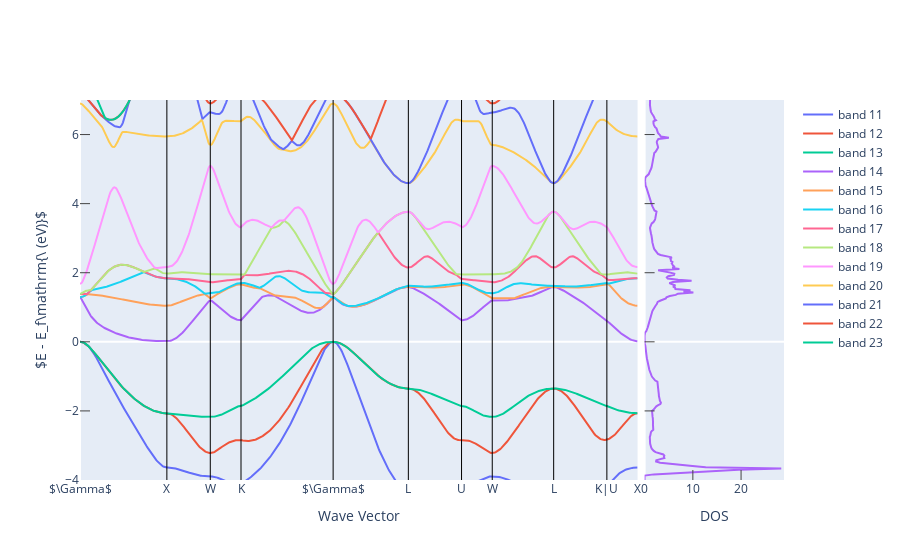

Notebook source saved alongside this figure:
### Code cell
fig_el_bs_and_dos = get_plot_bs_and_dos(el_bs, el_dos, plot_range=[-4,7])
fig_el_bs_and_dos.show()

### Figure 1 — Plotly figure (JSON) as saved in the notebook; plotly's stock layout.template omitted (floating-point values rounded to 4 significant figures; data arrays with more than 128 entries replaced by an {"elided": "..."} marker saying what was removed)
{"data": [{"mode": "lines", "name": "band 11", "type": "scatter", "x": {"elided": "647 float values"}, "xaxis": "x", "y": {"elided": "647 float values"}, "yaxis": "y"}, {"mode": "lines", "name": "band 12", "type": "scatter", "x": {"elided": "647 float values"}, "xaxis": "x", "y": {"elided": "647 float values"}, "yaxis": "y"}, {"mode": "lines", "name": "band 13", "type": "scatter", "x": {"elided": "647 float values"}, "xaxis": "x", "y": {"elided": "647 float values"}, "yaxis": "y"}, {"mode": "lines", "name": "band 14", "type": "scatter", "x": {"elided": "647 float values"}, "xaxis": "x", "y": {"elided": "647 float values"}, "yaxis": "y"}, {"mode": "lines", "name": "band 15", "type": "scatter", "x": {"elided": "647 float values"}, "xaxis": "x", "y": {"elided": "647 float values"}, "yaxis": "y"}, {"mode": "lines", "name": "band 16", "type": "scatter", "x": {"elided": "647 float values"}, "xaxis": "x", "y": {"elided": "647 float values"}, "yaxis": "y"}, {"mode": "lines", "name": "band 17", "type": "scatter", "x": {"elided": "647 float values"}, "xaxis": "x", "y": {"elided": "647 float values"}, "yaxis": "y"}, {"mode": "lines", "name": "band 18", "type": "scatter", "x": {"elided": "647 float values"}, "xaxis": "x", "y": {"elided": "647 float values"}, "yaxis": "y"}, {"mode": "lines", "name": "band 19", "type": "scatter", "x": {"elided": "647 float values"}, "xaxis": "x", "y": {"elided": "647 float values"}, "yaxis": "y"}, {"mode": "lines", "name": "band 20", "type": "scatter", "x": {"elided": "647 float values"}, "xaxis": "x", "y": {"elided": "647 float values"}, "yaxis": "y"}, {"mode": "lines", "name": "band 21", "type": "scatter", "x": {"elided": "647 float values"}, "xaxis": "x", "y": {"elided": "647 float values"}, "yaxis": "y"}, {"mode": "lines", "name": "band 22", "type": "scatter", "x": {"elided": "647 float values"}, "xaxis": "x", "y": {"elided": "647 float values"}, "yaxis": "y"}, {"mode": "lines", "name": "band 23", "type": "scatter", "x": {"elided": "647 float values"}, "xaxis": "x", "y": {"elided": "647 float values"}, "yaxis": "y"}, {"mode": "lines", "showlegend": false, "type": "scatter", "x": {"elided": "2001 float values"}, "xaxis": "x2", "y": {"elided": "2001 float values"}, "yaxis": "y2"}], "layout": {"shapes": [{"line": {"color": "black", "width": 1}, "type": "line", "x0": 0.9854, "x1": 0.9854, "xref": "x", "y0": 0, "y1": 1, "yref": "y domain"}, {"line": {"color": "black", "width": 1}, "type": "line", "x0": 1.478, "x1": 1.478, "xref": "x", "y0": 0, "y1": 1, "yref": "y domain"}, {"line": {"color": "black", "width": 1}, "type": "line", "x0": 1.826, "x1": 1.826, "xref": "x", "y0": 0, "y1": 1, "yref": "y domain"}, {"line": {"color": "black", "width": 1}, "type": "line", "x0": 2.872, "x1": 2.872, "xref": "x", "y0": 0, "y1": 1, "yref": "y domain"}, {"line": {"color": "black", "width": 1}, "type": "line", "x0": 3.725, "x1": 3.725, "xref": "x", "y0": 0, "y1": 1, "yref": "y domain"}, {"line": {"color": "black", "width": 1}, "type": "line", "x0": 4.328, "x1": 4.328, "xref": "x", "y0": 0, "y1": 1, "yref": "y domain"}, {"line": {"color": "black", "width": 1}, "type": "line", "x0": 4.677, "x1": 4.677, "xref": "x", "y0": 0, "y1": 1, "yref": "y domain"}, {"line": {"color": "black", "width": 1}, "type": "line", "x0": 5.373, "x1": 5.373, "xref": "x", "y0": 0, "y1": 1, "yref": "y domain"}, {"line": {"color": "black", "width": 1}, "type": "line", "x0": 5.977, "x1": 5.977, "xref": "x", "y0": 0, "y1": 1, "yref": "y domain"}], "xaxis": {"anchor": "y", "domain": [0, 0.792], "mirror": true, "showgrid": false, "ticklen": 0, "ticks": "inside", "ticktext": ["$\\Gamma$", "X", "W", "K", "$\\Gamma$", "L", "U", "W", "L", "K|U", "X"], "tickvals": [0, 0.9854, 1.478, 1.826, 2.872, 3.725, 4.328, 4.677, 5.373, 5.977, 6.325], "title": {"text": "Wave Vector"}}, "xaxis2": {"anchor": "y2", "domain": [0.802, 1], "mirror": true, "range": [0, 28.9], "showgrid": false, "ticklen": 10, "ticks": "inside", "title": {"text": "DOS"}}, "yaxis": {"anchor": "x", "domain": [0, 1], "mirror": true, "range": [-4, 7], "showgrid": false, "ticklen": 10, "ticks": "inside", "title": {"text": "$E - E_f\\mathrm{\\ (eV)}$"}}, "yaxis2": {"anchor": "x2", "domain": [0, 1], "matches": "y", "mirror": true, "showgrid": false, "showticklabels": false, "ticklen": 10, "ticks": "inside"}}}
